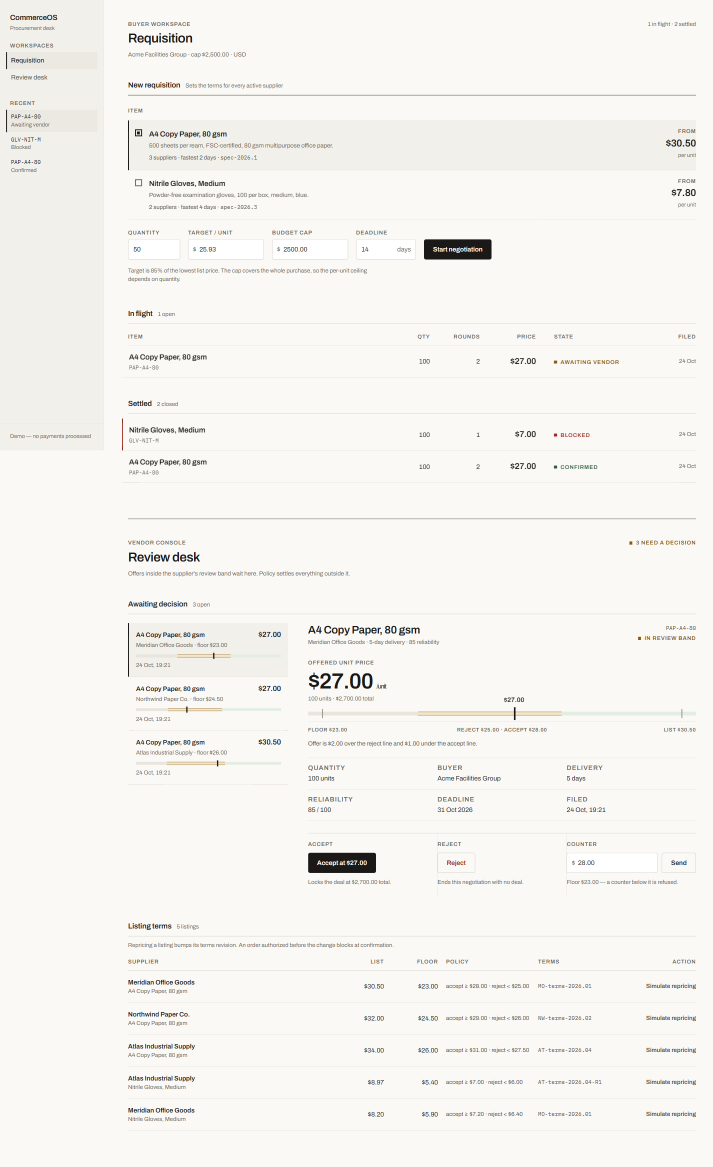
#> input picture _shots/plate-pages-1440.png, 1425 x 2333 px (shown at 1/2 size); its folder holds 2 pictures in this run
$ python crop-pages.py
#> lines starting #> are read from the running program, lines starting #| are printed output that depends on the picture
"""Split the combined home+vendor plate into two screenshots.

The plate renders both pages in one document so they share one stylesheet and
one canvas; the split points come from the two `.page-head` offsets measured
in the browser (see the render call).
"""

from pathlib import Path

from PIL import Image

SHOTS = Path(__file__).parent
SPLITS = {
    "1440": (40, 1078),
    "390": (76, 1359),
}

for suffix, (_, vendor_top) in SPLITS.items():
    src = SHOTS / f"plate-pages-{suffix}.png"
    img = Image.open(src)
#> img is the input picture: PIL image 1425x2333 RGB; mean R, G, B 245.6, 244.4, 240.9
    w, h = img.size
#> w = 1425; h = 2333
    img.crop((0, 0, w, vendor_top)).save(SHOTS / f"plate-home-{suffix}.png")
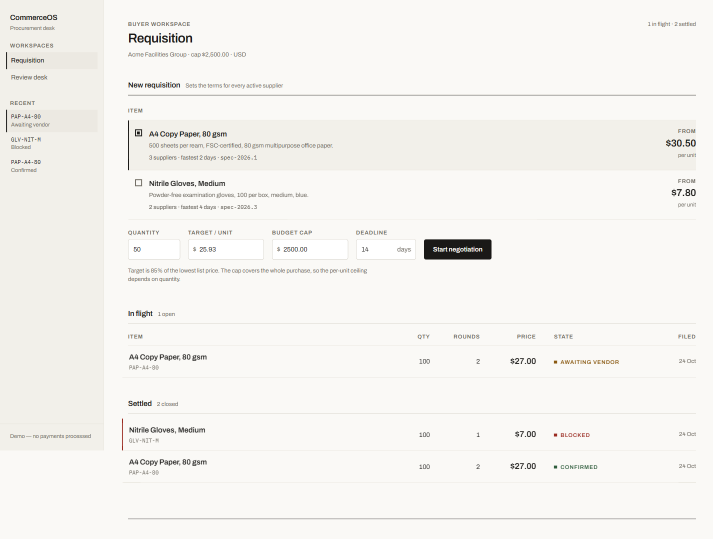
#> saved as plate-home-1440.png: PIL image 1425x1078 RGB (shown at 1/2 size); mean R, G, B 245.1, 243.9, 240.3
    img.crop((0, vendor_top, w, h)).save(SHOTS / f"plate-vendor-{suffix}.png")
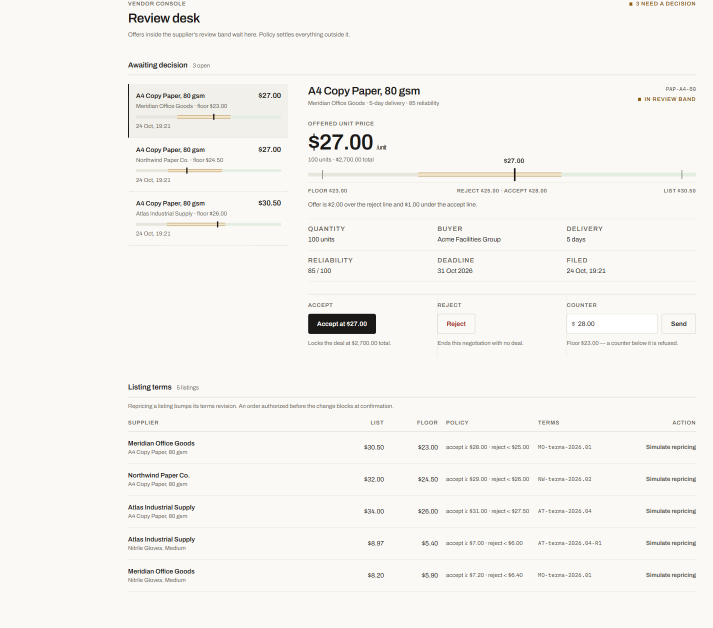
#> saved as plate-vendor-1440.png: PIL image 1425x1255 RGB (shown at 1/2 size); mean R, G, B 245.9, 244.8, 241.5
    print(f"{suffix}: {w}x{h} -> home 0..{vendor_top}, vendor {vendor_top}..{h}")
#| 1440: 1425x2333 -> home 0..1078, vendor 1078..2333
#> pass 2 of the loop `for suffix, (_, vendor_top) in SPLITS.items():`:
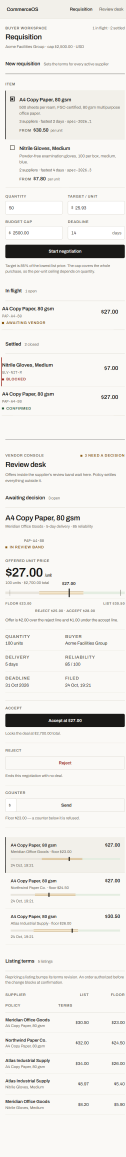
#> input picture _shots/plate-pages-390.png, 376 x 3470 px (shown at 1/3 size)
#> img is the input picture: PIL image 376x3470 RGB; mean R, G, B 238.6, 237.4, 233.9
#> `img.crop((0, 0, w, vendor_top)).save(SHOTS / f"plate-home-{suffix}.png")`:
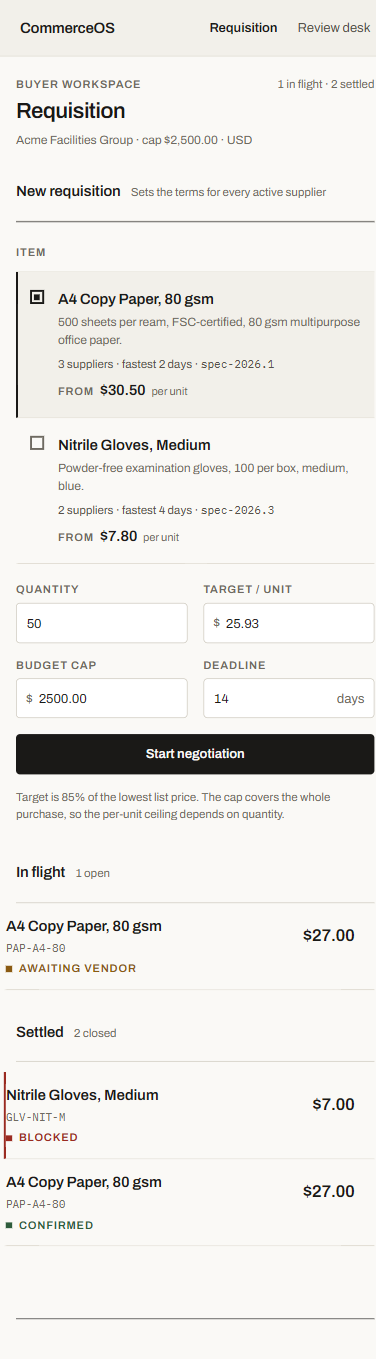
#> saved as plate-home-390.png: PIL image 376x1359 RGB; mean R, G, B 237, 235.7, 232.3
#> `img.crop((0, vendor_top, w, h)).save(SHOTS / f"plate-vendor-{suffix}.p..`:
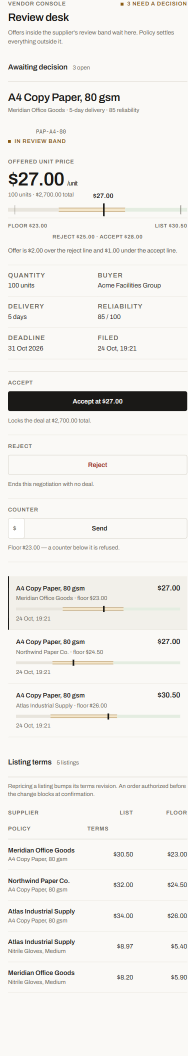
#> saved as plate-vendor-390.png: PIL image 376x2111 RGB (shown at 1/2 size); mean R, G, B 239.7, 238.4, 235
#| 390: 376x3470 -> home 0..1359, vendor 1359..3470
